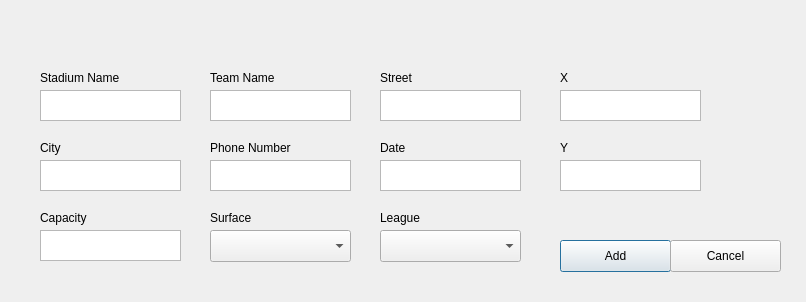
<?xml version="1.0" encoding="UTF-8"?>
<ui version="4.0">
 <class>AddStadium</class>
 <widget class="QDialog" name="AddStadium">
  <property name="geometry">
   <rect>
    <x>0</x>
    <y>0</y>
    <width>806</width>
    <height>302</height>
   </rect>
  </property>
  <property name="windowTitle">
   <string>Dialog</string>
  </property>
  <widget class="QLabel" name="stadium_name_label">
   <property name="geometry">
    <rect>
     <x>40</x>
     <y>70</y>
     <width>91</width>
     <height>16</height>
    </rect>
   </property>
   <property name="text">
    <string>Stadium Name</string>
   </property>
  </widget>
  <widget class="QPushButton" name="add_button">
   <property name="geometry">
    <rect>
     <x>560</x>
     <y>240</y>
     <width>111</width>
     <height>32</height>
    </rect>
   </property>
   <property name="text">
    <string>Add</string>
   </property>
  </widget>
  <widget class="QPushButton" name="cancel_button">
   <property name="geometry">
    <rect>
     <x>670</x>
     <y>240</y>
     <width>111</width>
     <height>32</height>
    </rect>
   </property>
   <property name="text">
    <string>Cancel</string>
   </property>
  </widget>
  <widget class="QLabel" name="team_name_label">
   <property name="geometry">
    <rect>
     <x>210</x>
     <y>70</y>
     <width>91</width>
     <height>16</height>
    </rect>
   </property>
   <property name="text">
    <string>Team Name</string>
   </property>
  </widget>
  <widget class="QLabel" name="street_label">
   <property name="geometry">
    <rect>
     <x>380</x>
     <y>70</y>
     <width>91</width>
     <height>16</height>
    </rect>
   </property>
   <property name="text">
    <string>Street</string>
   </property>
  </widget>
  <widget class="QLabel" name="city_label">
   <property name="geometry">
    <rect>
     <x>40</x>
     <y>140</y>
     <width>91</width>
     <height>16</height>
    </rect>
   </property>
   <property name="text">
    <string>City</string>
   </property>
  </widget>
  <widget class="QLabel" name="phone_number_label">
   <property name="geometry">
    <rect>
     <x>210</x>
     <y>140</y>
     <width>101</width>
     <height>16</height>
    </rect>
   </property>
   <property name="text">
    <string>Phone Number</string>
   </property>
  </widget>
  <widget class="QLabel" name="date_label">
   <property name="geometry">
    <rect>
     <x>380</x>
     <y>140</y>
     <width>101</width>
     <height>16</height>
    </rect>
   </property>
   <property name="text">
    <string>Date</string>
   </property>
  </widget>
  <widget class="QLabel" name="capacity_label">
   <property name="geometry">
    <rect>
     <x>40</x>
     <y>210</y>
     <width>101</width>
     <height>16</height>
    </rect>
   </property>
   <property name="text">
    <string>Capacity</string>
   </property>
  </widget>
  <widget class="QTextEdit" name="stadium_name">
   <property name="geometry">
    <rect>
     <x>40</x>
     <y>90</y>
     <width>141</width>
     <height>31</height>
    </rect>
   </property>
  </widget>
  <widget class="QTextEdit" name="team_name">
   <property name="geometry">
    <rect>
     <x>210</x>
     <y>90</y>
     <width>141</width>
     <height>31</height>
    </rect>
   </property>
  </widget>
  <widget class="QTextEdit" name="street">
   <property name="geometry">
    <rect>
     <x>380</x>
     <y>90</y>
     <width>141</width>
     <height>31</height>
    </rect>
   </property>
  </widget>
  <widget class="QTextEdit" name="city">
   <property name="geometry">
    <rect>
     <x>40</x>
     <y>160</y>
     <width>141</width>
     <height>31</height>
    </rect>
   </property>
  </widget>
  <widget class="QTextEdit" name="phone_number">
   <property name="geometry">
    <rect>
     <x>210</x>
     <y>160</y>
     <width>141</width>
     <height>31</height>
    </rect>
   </property>
  </widget>
  <widget class="QTextEdit" name="date">
   <property name="geometry">
    <rect>
     <x>380</x>
     <y>160</y>
     <width>141</width>
     <height>31</height>
    </rect>
   </property>
  </widget>
  <widget class="QTextEdit" name="capacity">
   <property name="geometry">
    <rect>
     <x>40</x>
     <y>230</y>
     <width>141</width>
     <height>31</height>
    </rect>
   </property>
  </widget>
  <widget class="QComboBox" name="surface">
   <property name="geometry">
    <rect>
     <x>210</x>
     <y>230</y>
     <width>141</width>
     <height>32</height>
    </rect>
   </property>
  </widget>
  <widget class="QLabel" name="surface_label">
   <property name="geometry">
    <rect>
     <x>210</x>
     <y>210</y>
     <width>101</width>
     <height>16</height>
    </rect>
   </property>
   <property name="text">
    <string>Surface</string>
   </property>
  </widget>
  <widget class="QComboBox" name="league">
   <property name="geometry">
    <rect>
     <x>380</x>
     <y>230</y>
     <width>141</width>
     <height>32</height>
    </rect>
   </property>
  </widget>
  <widget class="QLabel" name="league_label">
   <property name="geometry">
    <rect>
     <x>380</x>
     <y>210</y>
     <width>101</width>
     <height>16</height>
    </rect>
   </property>
   <property name="text">
    <string>League</string>
   </property>
  </widget>
  <widget class="QTextEdit" name="y_location">
   <property name="geometry">
    <rect>
     <x>560</x>
     <y>160</y>
     <width>141</width>
     <height>31</height>
    </rect>
   </property>
  </widget>
  <widget class="QTextEdit" name="x_location">
   <property name="geometry">
    <rect>
     <x>560</x>
     <y>90</y>
     <width>141</width>
     <height>31</height>
    </rect>
   </property>
  </widget>
  <widget class="QLabel" name="y_label">
   <property name="geometry">
    <rect>
     <x>560</x>
     <y>140</y>
     <width>101</width>
     <height>16</height>
    </rect>
   </property>
   <property name="text">
    <string>Y</string>
   </property>
  </widget>
  <widget class="QLabel" name="x_label">
   <property name="geometry">
    <rect>
     <x>560</x>
     <y>70</y>
     <width>101</width>
     <height>16</height>
    </rect>
   </property>
   <property name="text">
    <string>X</string>
   </property>
  </widget>
 </widget>
 <resources/>
 <connections/>
</ui>
